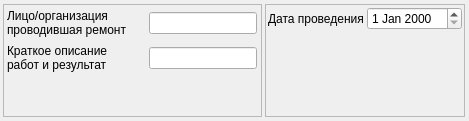
        <widget class="QWidget" name="tab_repair_info">
         <attribute name="title">
          <string>Сведения о ремонте</string>
         </attribute>
         <layout class="QVBoxLayout" name="verticalLayout_tab_repair_info" stretch="0">
          <property name="spacing">
           <number>3</number>
          </property>
          <property name="leftMargin">
           <number>1</number>
          </property>
          <property name="topMargin">
           <number>2</number>
          </property>
          <property name="rightMargin">
           <number>2</number>
          </property>
          <property name="bottomMargin">
           <number>2</number>
          </property>
          <item>
           <widget class="QWidget" name="widget_repair_info_01" native="true">
            <property name="minimumSize">
             <size>
              <width>0</width>
              <height>100</height>
             </size>
            </property>
            <layout class="QHBoxLayout" name="horizontalLayout_repair_info_01" stretch="1,0">
             <property name="spacing">
              <number>3</number>
             </property>
             <property name="leftMargin">
              <number>2</number>
             </property>
             <property name="topMargin">
              <number>2</number>
             </property>
             <property name="rightMargin">
              <number>2</number>
             </property>
             <property name="bottomMargin">
              <number>2</number>
             </property>
             <item>
              <widget class="QFrame" name="frame_repair_info_01">
               <property name="frameShape">
                <enum>QFrame::StyledPanel</enum>
               </property>
               <property name="frameShadow">
                <enum>QFrame::Raised</enum>
               </property>
               <layout class="QGridLayout" name="gridLayout_repair_info_01">
                <property name="leftMargin">
                 <number>2</number>
                </property>
                <property name="topMargin">
                 <number>2</number>
                </property>
                <property name="rightMargin">
                 <number>2</number>
                </property>
                <property name="bottomMargin">
                 <number>2</number>
                </property>
                <property name="spacing">
                 <number>3</number>
                </property>
                <item row="0" column="0">
                 <widget class="QWidget" name="widget_repair_info_01_01" native="true">
                  <layout class="QHBoxLayout" name="horizontalLayout_repair_info_01_01" stretch="0,1">
                   <property name="spacing">
                    <number>2</number>
                   </property>
                   <property name="leftMargin">
                    <number>1</number>
                   </property>
                   <property name="topMargin">
                    <number>2</number>
                   </property>
                   <property name="rightMargin">
                    <number>2</number>
                   </property>
                   <property name="bottomMargin">
                    <number>2</number>
                   </property>
                   <item>
                    <widget class="QLabel" name="label_eq_org_repair">
                     <property name="minimumSize">
                      <size>
                       <width>140</width>
                       <height>0</height>
                      </size>
                     </property>
                     <property name="text">
                      <string>Лицо/организация
проводившая ремонт</string>
                     </property>
                    </widget>
                   </item>
                   <item>
                    <widget class="QLineEdit" name="lineEdit_eq_org_repair_not_necessary"/>
                   </item>
                  </layout>
                 </widget>
                </item>
                <item row="1" column="0">
                 <widget class="QWidget" name="widget_repair_info_01_02" native="true">
                  <layout class="QHBoxLayout" name="horizontalLayout_repair_info_01_02" stretch="0,1">
                   <property name="spacing">
                    <number>2</number>
                   </property>
                   <property name="leftMargin">
                    <number>1</number>
                   </property>
                   <property name="topMargin">
                    <number>2</number>
                   </property>
                   <property name="rightMargin">
                    <number>2</number>
                   </property>
                   <property name="bottomMargin">
                    <number>2</number>
                   </property>
                   <item>
                    <widget class="QLabel" name="label_eq_description_result">
                     <property name="minimumSize">
                      <size>
                       <width>140</width>
                       <height>0</height>
                      </size>
                     </property>
                     <property name="text">
                      <string>Краткое описание
работ и результат</string>
                     </property>
                    </widget>
                   </item>
                   <item>
                    <widget class="QLineEdit" name="lineEdit_eq_description_result_not_necessary"/>
                   </item>
                  </layout>
                 </widget>
                </item>
                <item row="2" column="0">
                 <spacer name="verticalSpacer_3">
                  <property name="orientation">
                   <enum>Qt::Vertical</enum>
                  </property>
                  <property name="sizeHint" stdset="0">
                   <size>
                    <width>20</width>
                    <height>40</height>
                   </size>
                  </property>
                 </spacer>
                </item>
               </layout>
              </widget>
             </item>
             <item>
              <widget class="QFrame" name="frame_repair_info_2">
               <property name="frameShape">
                <enum>QFrame::StyledPanel</enum>
               </property>
               <property name="frameShadow">
                <enum>QFrame::Raised</enum>
               </property>
               <layout class="QGridLayout" name="gridLayout_repair_info_2" columnstretch="1,0">
                <property name="leftMargin">
                 <number>2</number>
                </property>
                <property name="topMargin">
                 <number>2</number>
                </property>
                <property name="rightMargin">
                 <number>2</number>
                </property>
                <property name="bottomMargin">
                 <number>2</number>
                </property>
                <property name="spacing">
                 <number>3</number>
                </property>
                <item row="0" column="0">
                 <widget class="QLabel" name="label_eq_repair_date">
                  <property name="text">
                   <string>Дата проведения</string>
                  </property>
                 </widget>
                </item>
                <item row="0" column="1">
                 <widget class="QDateEdit" name="dateEdit_eq_repair_date">
                  <property name="maximumSize">
                   <size>
                    <width>110</width>
                    <height>16777215</height>
                   </size>
                  </property>
                 </widget>
                </item>
                <item row="1" column="1">
                 <spacer name="verticalSpacer">
                  <property name="orientation">
                   <enum>Qt::Vertical</enum>
                  </property>
                  <property name="sizeHint" stdset="0">
                   <size>
                    <width>20</width>
                    <height>40</height>
                   </size>
                  </property>
                 </spacer>
                </item>
               </layout>
              </widget>
             </item>
            </layout>
           </widget>
          </item>
         </layout>
        </widget>
